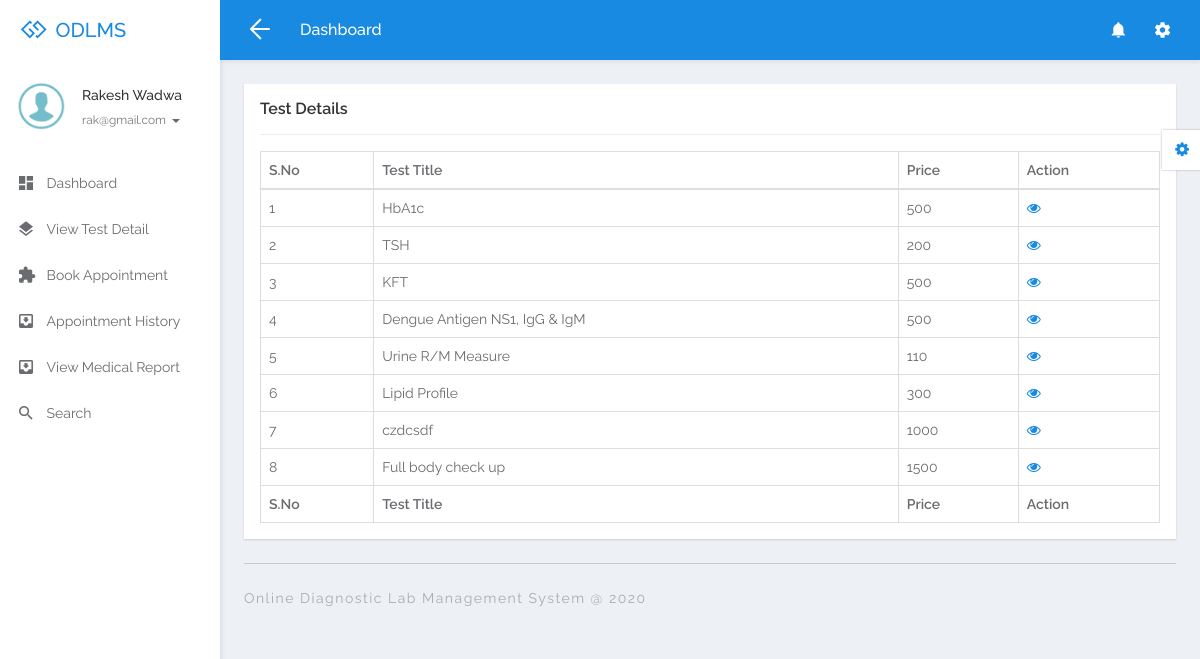
/odlms/user/view-testdetail.php (signed in), run on the app's committed database.
### tables this page shows
CREATE TABLE `tbluser` (
  `ID` int(10) NOT NULL,
  `FullName` varchar(200) DEFAULT NULL,
  `MobileNumber` bigint(10) DEFAULT NULL,
  `Email` varchar(200) DEFAULT NULL,
  `Password` varchar(200) DEFAULT NULL,
  `RegDate` timestamp NULL DEFAULT current_timestamp()
);

CREATE TABLE `tbllabtest` (
  `ID` int(10) NOT NULL,
  `TestTitle` varchar(200) DEFAULT NULL,
  `TestDescription` mediumtext DEFAULT NULL,
  `TestInterpretation` mediumtext DEFAULT NULL,
  `Price` varchar(150) DEFAULT NULL,
  `UpdationDate` timestamp NULL DEFAULT current_timestamp()
);

### odlms/user/view-testdetail.php (the view, shortened to what this page needs)
<?php
if (strlen($_SESSION['odlmsuid']==0)) {
  header('location:logout.php');
  } else{
  ?>
<!DOCTYPE html>
<html lang="en">
<head>
	<link rel="stylesheet" href="libs/bower/font-awesome/css/font-awesome.min.css">
	<link rel="stylesheet" href="libs/bower/material-design-iconic-font/dist/css/material-design-iconic-font.css">
	<link rel="stylesheet" href="libs/bower/animate.css/animate.min.css">
	<link rel="stylesheet" href="libs/bower/fullcalendar/dist/fullcalendar.min.css">
	<link rel="stylesheet" href="libs/bower/perfect-scrollbar/css/perfect-scrollbar.css">
	<link rel="stylesheet" href="assets/css/bootstrap.css">
	<link rel="stylesheet" href="assets/css/core.css">
	<link rel="stylesheet" href="assets/css/app.css">
</head>
<body class="menubar-left menubar-unfold menubar-light theme-primary">
<?php include_once('includes/header.php');?>
<?php include_once('includes/sidebar.php');?>
<main id="app-main" class="app-main">
  <div class="wrap">
	<section class="app-content">
		<div class="row">
			<div class="col-md-12">
				<div class="widget">
					<header class="widget-header">
						<h4 class="widget-title">Test Details</h4>
					</header>
					<hr class="widget-separator">
					<div class="widget-body">
						<div class="table-responsive">
							<table class="table table-bordered table-hover js-basic-example dataTable table-custom">
								<thead>
									<tr>
										<th>S.No</th>
										<th>Test Title</th>
										<th>Price</th>
										<th>Action</th>
									</tr>
								</thead>
								<tbody>
                  <?php
$sql="SELECT * from tbllabtest";
$query = $dbh -> prepare($sql);
$query->execute();
$results=$query->fetchAll(PDO::FETCH_OBJ);
$cnt=1;
if($query->rowCount() > 0)
{
foreach($results as $row)
{               ?>
									<tr>
										<td><?php echo htmlentities($cnt);?></td>
										<td><?php  echo htmlentities($row->TestTitle);?></td>
										<td><?php  echo htmlentities($row->Price);?></td>
										<td><a href="view-singletest-detail.php?viewid=<?php echo htmlentities ($row->ID);?>"><i class="fa fa-eye" aria-hidden="true"></i></a></td>
									</tr>
								 <?php $cnt=$cnt+1;}} ?>
								</tbody>
                  <tfoot>
                  <tr>
                   <th>S.No</th>
                    <th>Test Title</th>
                    <th>Price</th>
                    <th>Action</th>
                  </tr>
                </tfoot>
							</table>
						</div>
					</div>
				</div>
			</div>
		</div>
	</section>
</div>
  <?php include_once('includes/footer.php');?>
</main>
<?php include_once('includes/customizer.php');?>
</body>
</html>
<?php }  ?>

### odlms/user/includes/sidebar.php (shortened to what this page needs)
<aside id="menubar" class="menubar light">
  <div class="app-user">
    <div class="media">
      <div class="media-left">
        <div class="avatar avatar-md avatar-circle">
          <img class="img-responsive" src="assets/images/images.png" alt="avatar"/>
        </div>
      </div>
      <div class="media-body">
        <div class="foldable">
          <?php
$uid=$_SESSION['odlmsuid'];
$sql="SELECT FullName,Email from  tbluser where ID=:uid";
$query = $dbh -> prepare($sql);
$query->bindParam(':uid',$uid,PDO::PARAM_STR);
$query->execute();
$results=$query->fetchAll(PDO::FETCH_OBJ);
$cnt=1;
if($query->rowCount() > 0)
{
foreach($results as $row)
{               ?>
          <h5><a href="javascript:void(0)" class="username"><?php  echo $row->FullName;?></a></h5><?php $cnt=$cnt+1;}} ?>
          <ul>
            <li class="dropdown">
              <a href="javascript:void(0)" class="dropdown-toggle usertitle" data-toggle="dropdown" aria-haspopup="true" aria-expanded="false">
                <small><?php  echo $row->Email;?></small>
                <span class="caret"></span>
              </a>
            </li>
          </ul>
        </div>
      </div>
    </div>
  </div>
  <div class="menubar-scroll">
    <div class="menubar-scroll-inner">
      <ul class="app-menu">
        <li class="has-submenu">
          <a href="dashboard.php">
            <i class="menu-icon zmdi zmdi-view-dashboard zmdi-hc-lg"></i>
            <span class="menu-text">Dashboard</span>
          </a>
        </li>
        <li class="has-submenu">
          <a href="view-testdetail.php">
            <i class="menu-icon zmdi zmdi-layers zmdi-hc-lg"></i>
            <span class="menu-text">View Test Detail</span>
           </a>
        </li>
        <li class="has-submenu">
          <a href="appointment.php">
            <i class="menu-icon zmdi zmdi-puzzle-piece zmdi-hc-lg"></i>
            <span class="menu-text">Book Appointment</span>
          </a>
        </li>
        <li class="has-submenu">
          <a href="appointment-history.php">
            <i class="menu-icon zmdi zmdi-inbox zmdi-hc-lg"></i>
            <span class="menu-text">Appointment History</span>
             </a>
        </li>
         <li class="has-submenu">
          <a href="view-medical-report.php">
            <i class="menu-icon zmdi zmdi-inbox zmdi-hc-lg"></i>
            <span class="menu-text">View Medical Report</span>
             </a>
        </li>
        <li>
          <a href="search.php">
            <i class="menu-icon zmdi zmdi-search zmdi-hc-lg"></i>
            <span class="menu-text">Search</span>
          </a>
        </li>
      </ul>
    </div>
  </div>
</aside>

### data on the page
tbluser: FullName "Rakesh Wadwa", Email "rak@gmail.com"
tbllabtest: TestTitle "HbA1c", Price "500"
tbllabtest: TestTitle "TSH", Price "200"
tbllabtest: TestTitle "KFT", Price "500"
tbllabtest: TestTitle "Dengue Antigen NS1, IgG & IgM", Price "500"
tbllabtest: TestTitle "Urine R/M Measure", Price "110"
tbllabtest: TestTitle "Lipid Profile", Price "300"
tbllabtest: TestTitle "czdcsdf", Price "1000"
tbllabtest: TestTitle "Full body check up", Price "1500"
